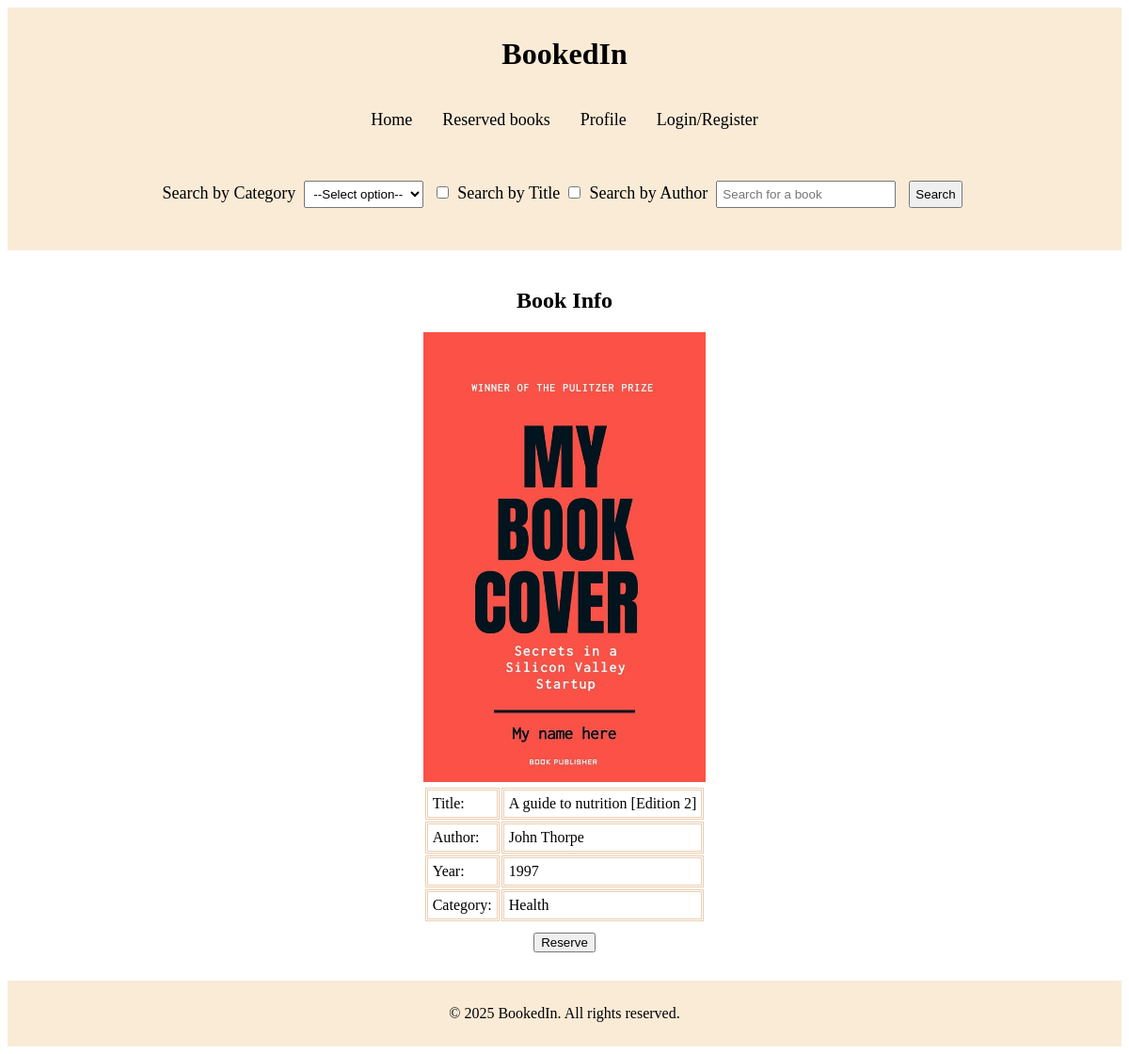
The page /pages/book_info.php?isbn=23u8-923849 on the database its author committed.
### tables this page shows
CREATE TABLE Books
(
    ISBN        VARCHAR(15) NOT NULL PRIMARY KEY,
    BookTitle   VARCHAR(25) NOT NULL,
    Author      VARCHAR(20),
    Edition     CHAR(1),
    Year        INT,
    CategoryID  CHAR(3),
    FOREIGN KEY (CategoryID) REFERENCES Categories(CategoryID)
);

CREATE TABLE Categories
(
    CategoryID      CHAR(3)     NOT NULL PRIMARY KEY,
    CategoryDetail  VARCHAR(15) NOT NULL
);

### pages/book_info.php (the view, shortened to what this page needs)
<?php
include "includes/header.php";
$sql = "SELECT * FROM Books JOIN Categories USING(CategoryID) WHERE ISBN = ?";
$stmt = $conn -> prepare($sql);
$stmt -> bind_param("s", $_GET['isbn']);
$stmt -> execute();
$result = $stmt -> get_result();
echo '<div class="display">';
echo "<h2>Book Info</h2>";
while ($row = $result -> fetch_assoc()) {
    echo "<img src='../images/template.png' alt='template' width=300>";
    echo "<table>";
        echo "<tr><td>Title: </td><td>";
        echo $row['BookTitle'] . " [Edition " . $row['Edition'] . "]<br></td></tr>";
        echo "<tr><td>Author: </td><td>";
        echo $row['Author'] . "<br></td></tr>";
        echo "<tr><td>Year: </td><td>";
        echo $row['Year'] . "<br></td></tr>";
        echo "<tr><td>Category: </td><td>";
        echo $row['CategoryDetail'] . "<br></td></tr>";
    echo "</table>";
}
$isbn = $_GET['isbn'];
$sql = "SELECT UserID FROM Reservations WHERE ISBN = '$isbn'";
$result = $conn -> query($sql);
$row = $result -> fetch_assoc();
$userid = $_SESSION['userid'];
if($result -> num_rows > 0) {
    if($row['UserID'] == $userid) {
        $reserved = True;
    } else {
        $reserved_other = True;
    }
} else {
    $reserved = False;
}
?>
<form method='POST'>
    <button type="submit" name="reserve" <?php if($reserved === True || $reserved_other == True){ echo 'disabled'; }?> >Reserve</button>
</form>
</div>
<?php
include "includes/footer.php";
?>

### css/style.css (style rules this page uses)
h2 { font-size: x-large; }
body { text-align: center; }
.display, form { padding: 10px; }
table { display: flex; justify-content: center; text-align: left; }
table td { padding: 5px; border-style: double; border-color: #ebcdb1; }
.display label, .display, .books_num { margin: 10px; }

### rows shown on the page
books: BookTitle "A guide to nutrition", Edition "2", Author "John Thorpe", Year "1997", CategoryID.CategoryDetail "Health"
